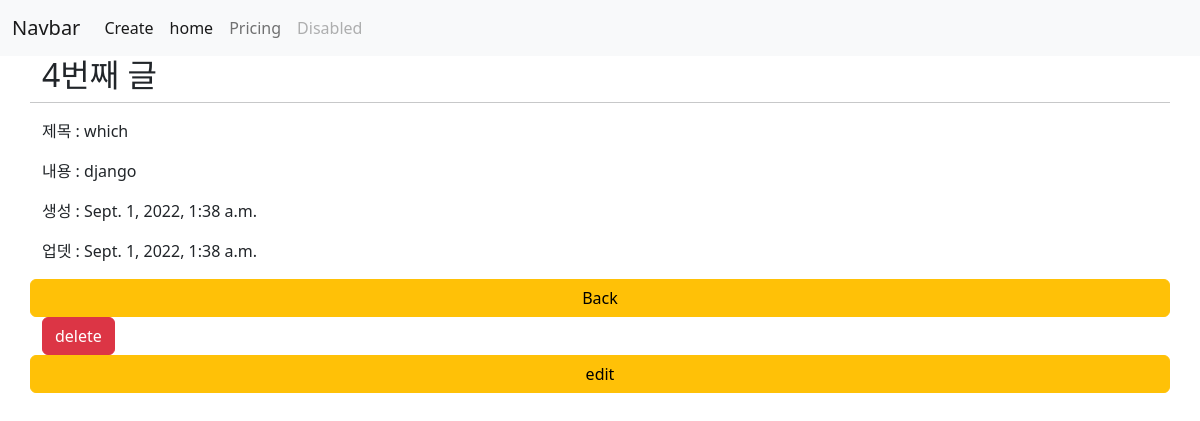
The page /articles/4/ on the database its author committed.
### articles/models.py (models this page shows)
class Article(models.Model):
    title = models.CharField(max_length=10)
    content = models.TextField()
    created_at = models.DateTimeField(auto_now_add=True)
    updated_at = models.DateTimeField(auto_now=True)

### articles/views.py (the view)
# urls.py: path('<int:pk>/', views.detail, name='detail'),
def detail(request, pk):
    article = Article.objects.get(pk=pk)
    context = {
        'article' : article
    }
    return render(request, 'articles/detail.html', context)

### articles/templates/articles/detail.html (shortened to what this page needs)
{% extends 'base.html' %}
{% block content %}
  <h2>{{ article.pk }}번째 글</h2>
  <hr>
  <p>제목 : {{ article.title }}</p>
  <p>내용 : {{ article.content }}</p>
  <p>생성 : {{ article.created_at }}</p>
  <p>업뎃 : {{ article.updated_at }}</p>
  <a href="{% url 'articles:index' %}" class='btn btn-warning'>Back</a>
  <form action="{% url 'articles:delete' article.pk %}" method='POST'>
    <input type="submit" value='delete' class='btn btn-danger'>
  </form>
  <a href="{% url 'articles:edit' article.pk %}" class="btn btn-warning">edit</a>
{% endblock content %}

### rows shown on the page
Article: pk "4", title "which", content "django", created_at "Sept. 1, 2022, 1:38 a.m.", updated_at "Sept. 1, 2022, 1:38 a.m."
